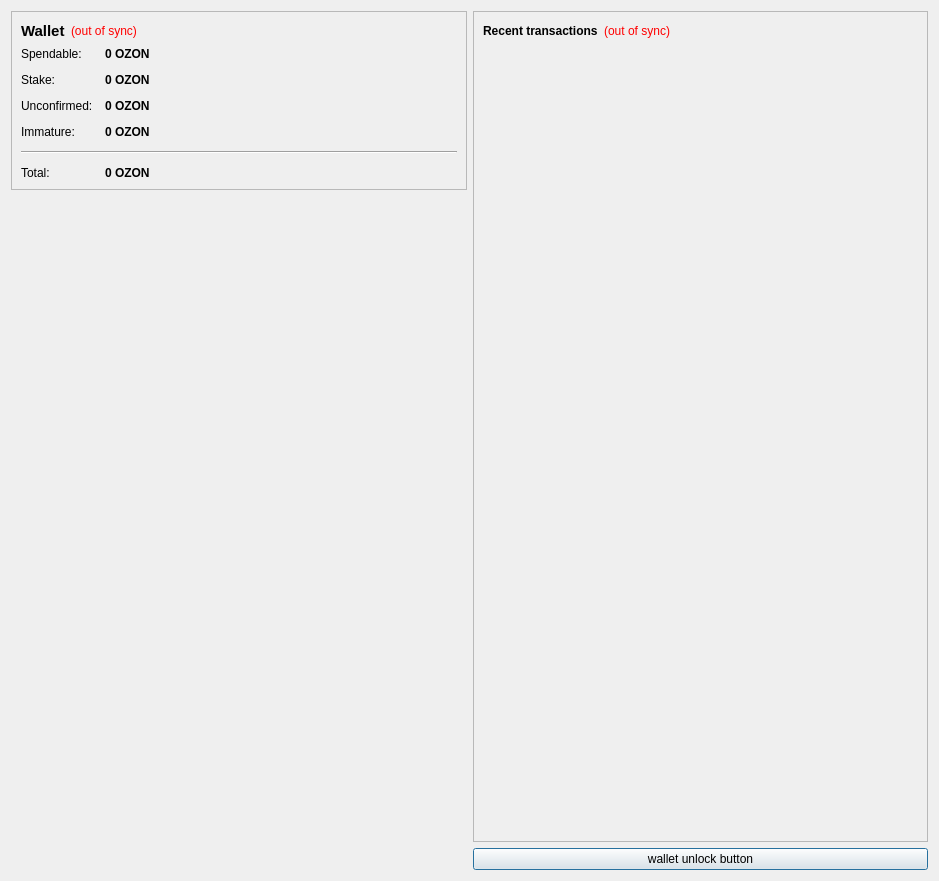
<?xml version="1.0" encoding="UTF-8"?>
<ui version="4.0">
 <class>OverviewPage</class>
 <widget class="QWidget" name="OverviewPage">
  <property name="geometry">
   <rect>
    <x>0</x>
    <y>0</y>
    <width>939</width>
    <height>881</height>
   </rect>
  </property>
  <property name="windowTitle">
   <string>Form</string>
  </property>
  <layout class="QHBoxLayout" name="horizontalLayout" stretch="0,0">
   <item>
    <layout class="QVBoxLayout" name="verticalLayout_2">
     <item>
      <widget class="QFrame" name="frame">
       <property name="frameShape">
        <enum>QFrame::StyledPanel</enum>
       </property>
       <property name="frameShadow">
        <enum>QFrame::Raised</enum>
       </property>
       <layout class="QVBoxLayout" name="verticalLayout_4">
        <item>
         <layout class="QHBoxLayout" name="horizontalLayout_4">
          <item>
           <widget class="QLabel" name="label_5">
            <property name="font">
             <font>
              <pointsize>11</pointsize>
              <weight>75</weight>
              <bold>true</bold>
             </font>
            </property>
            <property name="text">
             <string>Wallet</string>
            </property>
           </widget>
          </item>
          <item>
           <widget class="QLabel" name="labelWalletStatus">
            <property name="toolTip">
             <string>The displayed information may be out of date. Your wallet automatically synchronizes with the Ozoncoin network after a connection is established, but this process has not completed yet.</string>
            </property>
            <property name="styleSheet">
             <string notr="true">QLabel { color: red; }</string>
            </property>
            <property name="text">
             <string notr="true">(out of sync)</string>
            </property>
            <property name="alignment">
             <set>Qt::AlignLeading|Qt::AlignLeft|Qt::AlignVCenter</set>
            </property>
           </widget>
          </item>
          <item>
           <spacer name="horizontalSpacer_2">
            <property name="orientation">
             <enum>Qt::Horizontal</enum>
            </property>
            <property name="sizeHint" stdset="0">
             <size>
              <width>40</width>
              <height>20</height>
             </size>
            </property>
           </spacer>
          </item>
         </layout>
        </item>
        <item>
         <layout class="QFormLayout" name="formLayout_2">
          <property name="fieldGrowthPolicy">
           <enum>QFormLayout::AllNonFixedFieldsGrow</enum>
          </property>
          <property name="horizontalSpacing">
           <number>12</number>
          </property>
          <property name="verticalSpacing">
           <number>12</number>
          </property>
          <item row="0" column="0">
           <widget class="QLabel" name="label">
            <property name="text">
             <string>Spendable:</string>
            </property>
           </widget>
          </item>
          <item row="0" column="1">
           <widget class="QLabel" name="labelBalance">
            <property name="font">
             <font>
              <weight>75</weight>
              <bold>true</bold>
             </font>
            </property>
            <property name="cursor">
             <cursorShape>IBeamCursor</cursorShape>
            </property>
            <property name="toolTip">
             <string>Your current spendable balance</string>
            </property>
            <property name="text">
             <string notr="true">0 OZON</string>
            </property>
            <property name="textInteractionFlags">
             <set>Qt::LinksAccessibleByMouse|Qt::TextSelectableByKeyboard|Qt::TextSelectableByMouse</set>
            </property>
           </widget>
          </item>
          <item row="1" column="0">
           <widget class="QLabel" name="label_6">
            <property name="text">
             <string>Stake:</string>
            </property>
           </widget>
          </item>
          <item row="1" column="1">
           <widget class="QLabel" name="labelStake">
            <property name="font">
             <font>
              <weight>75</weight>
              <bold>true</bold>
             </font>
            </property>
            <property name="cursor">
             <cursorShape>IBeamCursor</cursorShape>
            </property>
            <property name="toolTip">
             <string>Total of coins that was staked, and do not yet count toward the current balance</string>
            </property>
            <property name="text">
             <string notr="true">0 OZON</string>
            </property>
            <property name="textInteractionFlags">
             <set>Qt::LinksAccessibleByMouse|Qt::TextSelectableByKeyboard|Qt::TextSelectableByMouse</set>
            </property>
           </widget>
          </item>
          <item row="2" column="0">
           <widget class="QLabel" name="label_3">
            <property name="text">
             <string>Unconfirmed:</string>
            </property>
           </widget>
          </item>
          <item row="2" column="1">
           <widget class="QLabel" name="labelUnconfirmed">
            <property name="font">
             <font>
              <weight>75</weight>
              <bold>true</bold>
             </font>
            </property>
            <property name="cursor">
             <cursorShape>IBeamCursor</cursorShape>
            </property>
            <property name="toolTip">
             <string>Total of transactions that have yet to be confirmed, and do not yet count toward the current balance</string>
            </property>
            <property name="text">
             <string notr="true">0 OZON</string>
            </property>
            <property name="textInteractionFlags">
             <set>Qt::LinksAccessibleByMouse|Qt::TextSelectableByKeyboard|Qt::TextSelectableByMouse</set>
            </property>
           </widget>
          </item>
          <item row="3" column="0">
           <widget class="QLabel" name="labelImmatureText">
            <property name="text">
             <string>Immature:</string>
            </property>
           </widget>
          </item>
          <item row="3" column="1">
           <widget class="QLabel" name="labelImmature">
            <property name="font">
             <font>
              <weight>75</weight>
              <bold>true</bold>
             </font>
            </property>
            <property name="toolTip">
             <string>Mined balance that has not yet matured</string>
            </property>
            <property name="text">
             <string notr="true">0 OZON</string>
            </property>
            <property name="textInteractionFlags">
             <set>Qt::LinksAccessibleByMouse|Qt::TextSelectableByKeyboard|Qt::TextSelectableByMouse</set>
            </property>
           </widget>
          </item>
          <item row="4" column="0" colspan="2">
           <widget class="Line" name="line">
            <property name="orientation">
             <enum>Qt::Horizontal</enum>
            </property>
           </widget>
          </item>
          <item row="5" column="0">
           <widget class="QLabel" name="labelTotalText">
            <property name="text">
             <string>Total:</string>
            </property>
           </widget>
          </item>
          <item row="5" column="1">
           <widget class="QLabel" name="labelTotal">
            <property name="font">
             <font>
              <weight>75</weight>
              <bold>true</bold>
             </font>
            </property>
            <property name="cursor">
             <cursorShape>IBeamCursor</cursorShape>
            </property>
            <property name="toolTip">
             <string>Your current total balance</string>
            </property>
            <property name="text">
             <string notr="true">0 OZON</string>
            </property>
            <property name="textInteractionFlags">
             <set>Qt::LinksAccessibleByMouse|Qt::TextSelectableByKeyboard|Qt::TextSelectableByMouse</set>
            </property>
           </widget>
          </item>
         </layout>
        </item>
       </layout>
      </widget>
     </item>
     <item>
      <spacer name="verticalSpacer_4">
       <property name="orientation">
        <enum>Qt::Vertical</enum>
       </property>
       <property name="sizeHint" stdset="0">
        <size>
         <width>20</width>
         <height>40</height>
        </size>
       </property>
      </spacer>
     </item>
     <item>
      <widget class="QLabel" name="label_2">
       <property name="text">
        <string/>
       </property>
       <property name="pixmap">
        <pixmap resource="../bitcoin.qrc">:/images/Wallet_Logo</pixmap>
       </property>
       <property name="alignment">
        <set>Qt::AlignCenter</set>
       </property>
      </widget>
     </item>
     <item>
      <spacer name="verticalSpacer">
       <property name="orientation">
        <enum>Qt::Vertical</enum>
       </property>
       <property name="sizeHint" stdset="0">
        <size>
         <width>20</width>
         <height>40</height>
        </size>
       </property>
      </spacer>
     </item>
    </layout>
   </item>
   <item>
    <layout class="QVBoxLayout" name="verticalLayout_3">
     <item>
      <widget class="QFrame" name="frame_2">
       <property name="frameShape">
        <enum>QFrame::StyledPanel</enum>
       </property>
       <property name="frameShadow">
        <enum>QFrame::Raised</enum>
       </property>
       <layout class="QVBoxLayout" name="verticalLayout">
        <item>
         <layout class="QHBoxLayout" name="horizontalLayout_2">
          <item>
           <widget class="QLabel" name="label_4">
            <property name="text">
             <string>&lt;b&gt;Recent transactions&lt;/b&gt;</string>
            </property>
           </widget>
          </item>
          <item>
           <widget class="QLabel" name="labelTransactionsStatus">
            <property name="toolTip">
             <string>The displayed information may be out of date. Your wallet automatically synchronizes with the Ozoncoin network after a connection is established, but this process has not completed yet.</string>
            </property>
            <property name="styleSheet">
             <string notr="true">QLabel { color: red; }</string>
            </property>
            <property name="text">
             <string notr="true">(out of sync)</string>
            </property>
            <property name="alignment">
             <set>Qt::AlignRight|Qt::AlignTrailing|Qt::AlignVCenter</set>
            </property>
           </widget>
          </item>
          <item>
           <spacer name="horizontalSpacer">
            <property name="orientation">
             <enum>Qt::Horizontal</enum>
            </property>
            <property name="sizeHint" stdset="0">
             <size>
              <width>40</width>
              <height>20</height>
             </size>
            </property>
           </spacer>
          </item>
         </layout>
        </item>
        <item>
         <widget class="QListView" name="listTransactions">
          <property name="styleSheet">
           <string notr="true">QListView { background: transparent; }</string>
          </property>
          <property name="frameShape">
           <enum>QFrame::NoFrame</enum>
          </property>
          <property name="verticalScrollBarPolicy">
           <enum>Qt::ScrollBarAlwaysOff</enum>
          </property>
          <property name="horizontalScrollBarPolicy">
           <enum>Qt::ScrollBarAlwaysOff</enum>
          </property>
          <property name="selectionMode">
           <enum>QAbstractItemView::NoSelection</enum>
          </property>
         </widget>
        </item>
       </layout>
      </widget>
     </item>
     <item>
      <widget class="QPushButton" name="unlockWalletButton">
       <property name="sizePolicy">
        <sizepolicy hsizetype="Minimum" vsizetype="Fixed">
         <horstretch>0</horstretch>
         <verstretch>0</verstretch>
        </sizepolicy>
       </property>
       <property name="maximumSize">
        <size>
         <width>16777214</width>
         <height>16777214</height>
        </size>
       </property>
       <property name="toolTip">
        <string/>
       </property>
       <property name="text">
        <string>wallet unlock button</string>
       </property>
       <property name="checkable">
        <bool>false</bool>
       </property>
       <property name="autoDefault">
        <bool>false</bool>
       </property>
       <property name="default">
        <bool>true</bool>
       </property>
       <property name="flat">
        <bool>false</bool>
       </property>
      </widget>
     </item>
    </layout>
   </item>
  </layout>
 </widget>
 <resources>
  <include location="../bitcoin.qrc"/>
 </resources>
 <connections/>
</ui>
